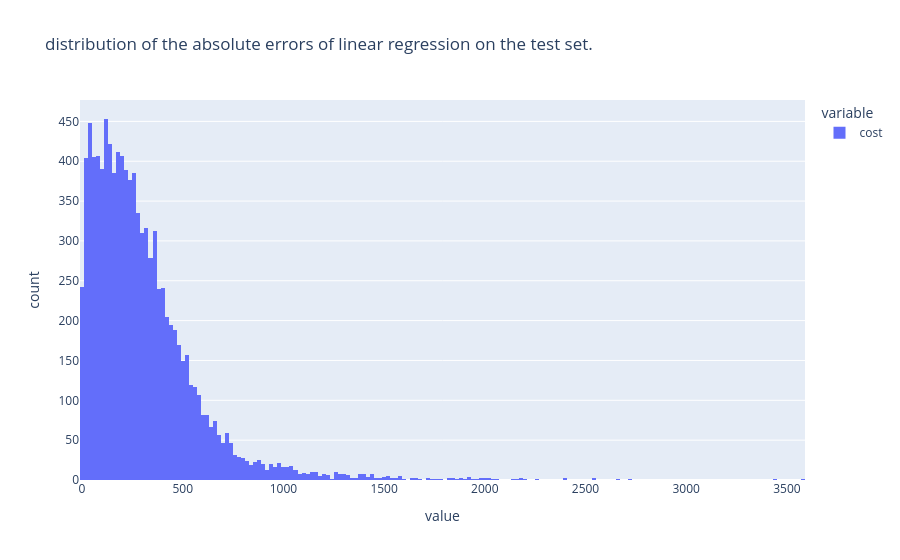

Here is the notebook cell this chart was saved with:
### Code cell
px.histogram(np.abs(error), title="distribution of the absolute errors of linear regression on the test set.")

### Figure 1 — Plotly figure (JSON) as saved in the notebook; plotly's stock layout.template omitted (floating-point values rounded to 4 significant figures; data arrays with more than 128 entries replaced by an {"elided": "..."} marker saying what was removed)
{"data": [{"bingroup": "x", "hovertemplate": "variable=cost<br>value=%{x}<br>count=%{y}<extra></extra>", "legendgroup": "cost", "marker": {"color": "#636efa", "pattern": {"shape": ""}}, "name": "cost", "orientation": "v", "showlegend": true, "type": "histogram", "x": {"elided": "10000 float values"}, "xaxis": "x", "yaxis": "y"}], "layout": {"barmode": "relative", "legend": {"title": {"text": "variable"}, "tracegroupgap": 0}, "title": {"text": "distribution of the absolute errors of linear regression on the test set."}, "xaxis": {"anchor": "y", "domain": [0, 1], "title": {"text": "value"}}, "yaxis": {"anchor": "x", "domain": [0, 1], "title": {"text": "count"}}}}
